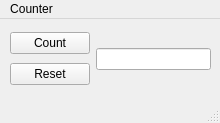
<?xml version="1.0" encoding="UTF-8"?>
<ui version="4.0">
 <class>MainWindow</class>
 <widget class="QMainWindow" name="MainWindow">
  <property name="geometry">
   <rect>
    <x>0</x>
    <y>0</y>
    <width>220</width>
    <height>123</height>
   </rect>
  </property>
  <property name="windowTitle">
   <string>MainWindow</string>
  </property>
  <widget class="QWidget" name="centralwidget">
   <widget class="QWidget" name="">
    <property name="geometry">
     <rect>
      <x>10</x>
      <y>10</y>
      <width>201</width>
      <height>61</height>
     </rect>
    </property>
    <layout class="QHBoxLayout" name="horizontalLayout">
     <item>
      <layout class="QVBoxLayout" name="verticalLayout">
       <item>
        <widget class="QPushButton" name="countButton">
         <property name="text">
          <string>Count</string>
         </property>
        </widget>
       </item>
       <item>
        <widget class="QPushButton" name="resetButton">
         <property name="text">
          <string>Reset</string>
         </property>
        </widget>
       </item>
      </layout>
     </item>
     <item>
      <widget class="QLineEdit" name="counter"/>
     </item>
    </layout>
   </widget>
  </widget>
  <widget class="QMenuBar" name="menubar">
   <property name="geometry">
    <rect>
     <x>0</x>
     <y>0</y>
     <width>220</width>
     <height>21</height>
    </rect>
   </property>
   <widget class="QMenu" name="menuCounter">
    <property name="title">
     <string>Counter</string>
    </property>
   </widget>
   <addaction name="menuCounter"/>
  </widget>
  <widget class="QStatusBar" name="statusbar"/>
 </widget>
 <resources/>
 <connections/>
</ui>
